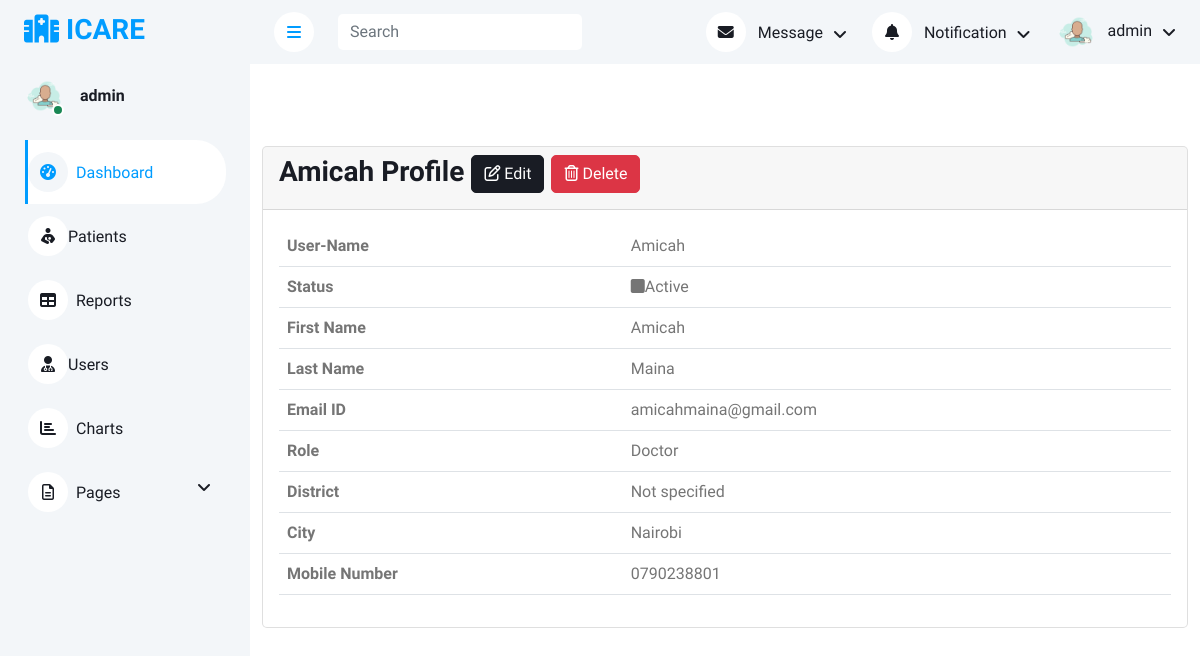
Screenshot of /user/profile/3/ (signed in) with the database file from the repository.
### core/models.py (models this page shows, shortened)
class User(AbstractBaseUser,PermissionsMixin):
    username = models.CharField(max_length=50, unique=True)
    email = models.EmailField(max_length=255, unique=True)
    first_name = models.CharField(max_length=100)
    last_name = models.CharField(max_length=100, null=True)
    user_roles = models.CharField(choices=USER_ROLES, max_length=20)
    date_of_birth = models.DateField(default='2000-01-01', null=True)
    is_active = models.BooleanField(default=True)
    is_staff = models.BooleanField(default=True)
    is_admin = models.BooleanField(default=False)
    country = models.CharField(max_length=50, null=True)
    county = models.CharField(max_length=50, null=True)
    subcounty = models.CharField(max_length=50, null=True)
    city = models.CharField(max_length=50, null=True)
    area = models.CharField(max_length=150, null=True)
    mobile = models.CharField(max_length=10, default='0', null=True)
    pincode = models.CharField(default='', max_length=10, null=True)
    user_permissions = models.ManyToManyField(
        Permission, related_name='user_permissions', blank=True)
    objects = UserManager()
    USERNAME_FIELD = 'username'
    REQUIRED_FIELDS=['email','first_name']
    class Meta:
        permissions = (
            ("OfficeAdmin","Can manage all users accounts."),
            ("Add_user","Can add user accounts."),
            ("edit_patients","Can edit patient accounts."),
            ("view_patients","Can view patient accounts."),
            ("manage_patients","Can manage patient accounts."),
        )

### core/views.py (the view)
# urls.py: path('user/profile/<str:pk>/', views.user_profile_view, name='userprofile'),
@login_required(login_url='login')
def user_profile_view(request, pk):
    selecteduser = get_object_or_404(User, id=pk)
    return render(request, "user/profile.html", {'selecteduser': selecteduser})

### templates/user/profile.html (shortened to what this page needs)
{% extends 'base.html' %}
{% block content %}
<main style="margin-top: 58px">
  <div class="container pt-4">
    <div class="card my-panel-bp margin-top-set">
      <div class="card-header">
      <h3 class="card-title"> <strong> {{ selecteduser.username|capfirst }}</strong> Profile
        <span>
        {% if user.is_admin or user.user_roles == "OfficeAdmin" %}
          <a href="{% url 'edituser' selecteduser.id %}"><button class="ed-btn btn btn-dark"><i class="fa fa-pencil-square-o padd"></i> Edit</button></a>
          <a href="{% url 'deleteuser' selecteduser.id %}"><button class="del-btn btn btn-danger"><i class="fa fa-trash-o padd"></i> Delete</button></a>
        {% endif %}
        </span>
        </h3>
      </div>
      <div class="card-body pb-table">
        <div class="table-responsive">
          <table class="table">
            <tbody class="body-row-tb">
              <tr class="wid-tab">
                <th>User-Name</th>
                <td>{{ selecteduser.username|capfirst }}
                </td>
              </tr>
              <tr class="wid-tab">
                <th>Status</th>
                {% if selecteduser.is_active %}
                <td><i class="fa fa-square green padd"></i>Active</td>
                {% else %}
                <td><i class="fa fa-square red padd"></i>InActive</td>
                {% endif %}
              </tr>
              <tr class="wid-tab">
                <th>First Name</th>
                <td>{{ selecteduser.first_name|capfirst }}
                </td>
              </tr>
              <tr class="wid-tab">
                <th>Last Name</th>
                <td>{% if selecteduser.last_name %}{{ selecteduser.last_name|capfirst }}{% else %} None {% endif %}
                </td>
              </tr>
              <tr class="wid-tab">
                <th>Email ID</th>
                <td>{{ selecteduser.email }}
                </td>
              </tr>
              <tr class="wid-tab">
                <th>Role</th>
                {% if selecteduser.user_roles %}
                <td>{{ selecteduser.user_roles }}
                {% else %}
                Not specififed
                {% endif %}
                </td>
              </tr>
              <tr class="wid-tab">
                <th>District</th>
                <td>{% if selecteduser.district %}{{ selecteduser.district|capfirst }}{% else %} Not specified {% endif %}
                </td>
              </tr>
              <tr class="wid-tab">
                <th>City</th>
                <td>{% if selecteduser.city %}{{ selecteduser.city|capfirst }}{% else %} Not specified {% endif %}
                </td>
              </tr>
              <tr class="wid-tab">
                <th>Mobile Number</th>
                {% if selecteduser.mobile %}
                <td>{{ selecteduser.mobile }}
                {% else %}
                Not specified
                {% endif %}
                </td>
              </tr>
            </tbody>
          </table>
        </div>
      </div>
    </div>
  </div>
</main>
{% endblock content %}

### templates/nav.html (shortened to what this page needs)
{% load static %}
  <header>
    <div class="sidebar pe-4 pb-3">
            <nav class="navbar bg-light navbar-light">
                <a href="{% url 'home'%}" class="navbar-brand mx-4 mb-3">
                    <h3 class="text-primary"><i class="fa-solid fa-hospital"></i> ICARE</h3>
                </a>
                <div class="d-flex align-items-center ms-4 mb-4">
                    <div class="position-relative">
                        <img class="rounded-circle" src="{% static 'img/user.png' %}" alt="" style="width: 40px; height: 40px;">
                        <div class="bg-success rounded-circle border border-2 border-white position-absolute end-0 bottom-0 p-1"></div>
                    </div>
                    <div class="ms-3">
                        <h6 class="mb-0">{{user}}</h6>
                    </div>
                </div>
                <div class="navbar-nav w-100">
                    <a href="{% url 'home'%}" class="nav-item nav-link active"><i class="fa fa-tachometer-alt me-2"></i>Dashboard</a>
                    <a href="{% url 'viewpatients' slug='0'%}" class="nav-item nav-link"><i class="fa-solid fa-person-breastfeeding"></i>Patients</a>
                    <a href="{% url 'reportlist' %}" class="nav-item nav-link"><i class="fa fa-table me-2"></i>Reports</a>
                    {% if user.is_admin or user.user_roles == "OfficeAdmin" %}
                    <a href="{% url 'userslist' %}" class="nav-item nav-link"><i class="fa-solid fa-user-doctor"></i>Users</a>
                    {% endif %}
                    <a href="#" class="nav-item nav-link"><i class="fa fa-chart-bar me-2"></i>Charts</a>
                    <div class="nav-item dropdown">
                        <a href="#" class="nav-link dropdown-toggle" data-bs-toggle="dropdown"><i class="far fa-file-alt me-2"></i>Pages</a>
                    </div>
                </div>
            </nav>
        </div>
          <nav class="navbar navbar-expand bg-light navbar-light sticky-top px-4 py-0">
                <a href="#" class="sidebar-toggler flex-shrink-0">
                    <i class="fa fa-bars"></i>
                </a>
                <form class="d-none d-md-flex ms-4">
                    <input class="form-control border-0" type="search" placeholder="Search">
                </form>
                <div class="navbar-nav align-items-center ms-auto">
                    <div class="nav-item dropdown">
                        <a href="#" class="nav-link dropdown-toggle" data-bs-toggle="dropdown">
                            <i class="fa fa-envelope me-lg-2"></i>
                            <span class="d-none d-lg-inline-flex">Message</span>
                        </a>
                    </div>
                    <div class="nav-item dropdown">
                        <a href="#" class="nav-link dropdown-toggle" data-bs-toggle="dropdown">
                            <i class="fa fa-bell me-lg-2"></i>
                            <span class="d-none d-lg-inline-flex">Notification</span>
                        </a>
                    </div>
                    <div class="nav-item dropdown">
                        <a href="#" class="nav-link dropdown-toggle" data-bs-toggle="dropdown">
                            <img class="rounded-circle me-lg-2" src="{% static 'img/user.png' %}" alt="" style="width: 40px; height: 40px;">
                            <span class="d-none d-lg-inline-flex">{{user}}</span>
                        </a>
                    </div>
                </div>
            </nav>
  </header>

### static/css/style.css (style rules this page uses)
:root { --primary: #009CFF; --light: #F3F6F9; --dark: #191C24; }
.btn { transition: .5s; }
.sidebar { position: fixed; top: 0; left: 0; bottom: 0; width: 250px; height: 100vh; overflow-y: auto; background: var(--light); transition: 0.5s; z-index: 999; }
@media (min-width: 992px) { .sidebar { margin-left: 0; } }
.sidebar .navbar .navbar-nav .nav-link { padding: 7px 20px; color: var(--dark); font-weight: 500; border-left: 3px solid var(--light); border-radius: 0 30px 30px 0; outline: none; }
.sidebar .navbar .navbar-nav .nav-link:hover, .sidebar .navbar .navbar-nav .nav-link.active { color: var(--primary); background: #FFFFFF; border-color: var(--primary); }
.sidebar .navbar .navbar-nav .nav-link i { width: 40px; height: 40px; display: inline-flex; align-items: center; justify-content: center; background: #FFFFFF; border-radius: 40px; }
.sidebar .navbar .navbar-nav .nav-link:hover i, .sidebar .navbar .navbar-nav .nav-link.active i { background: var(--light); }
.sidebar .navbar .dropdown-toggle::after { position: absolute; top: 15px; right: 15px; border: none; content: "\f107"; font-family: "Font Awesome 5 Free"; font-weight: 900; transition: .5s; }
.content .navbar .navbar-nav .nav-link { margin-left: 25px; padding: 12px 0; color: var(--dark); outline: none; }
.content .navbar .navbar-nav .nav-link:hover, .content .navbar .navbar-nav .nav-link.active { color: var(--primary); }
.content .navbar .sidebar-toggler, .content .navbar .navbar-nav .nav-link i { width: 40px; height: 40px; display: inline-flex; align-items: center; justify-content: center; background: #FFFFFF; border-radius: 40px; }
.content .navbar .dropdown-toggle::after { margin-left: 6px; vertical-align: middle; border: none; content: "\f107"; font-family: "Font Awesome 5 Free"; font-weight: 900; transition: .5s; }

### rows the page displays
User: username "admin"
User: username "Amicah", first_name "Amicah", last_name "Maina", email "amicahmaina@gmail.com", user_roles "Doctor", city "Nairobi", mobile "0790238801"
